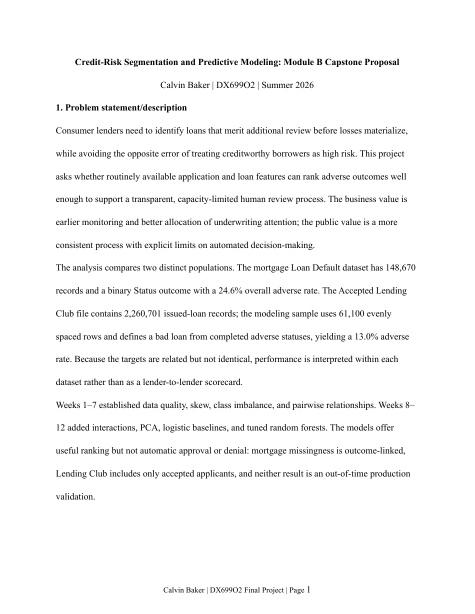
#> input picture tmp/report/rendered_pages/page-01.png, 949 x 1228 px (shown at 1/2 size); its folder holds only this picture in this run
$ python make_contact_sheet.py
#> lines starting #> are read from the running program, lines starting #| are printed output that depends on the picture
from pathlib import Path

from PIL import Image, ImageDraw, ImageFont


ROOT = Path(__file__).resolve().parents[2]
PAGE_DIR = ROOT / "tmp/report/rendered_pages"
OUTPUT = ROOT / "tmp/report/rendered_pages_contact_sheet.png"

pages = sorted(PAGE_DIR.glob("page-*.png"))
thumb_width = 285
thumb_height = 369
label_height = 28
gap = 18
columns = 3
rows = (len(pages) + columns - 1) // columns
sheet = Image.new(
    "RGB",
    (
        columns * thumb_width + (columns + 1) * gap,
        rows * (thumb_height + label_height) + (rows + 1) * gap,
    ),
    "white",
)
#> sheet: PIL image 927x433 RGB; every value is 255
draw = ImageDraw.Draw(sheet)
font = ImageFont.load_default(size=16)

for index, path in enumerate(pages):
    page = Image.open(path).convert("RGB")
#> page is the input picture: PIL image 949x1228 RGB; min 0, max 255, mean 246.6
    page.thumbnail((thumb_width, thumb_height))
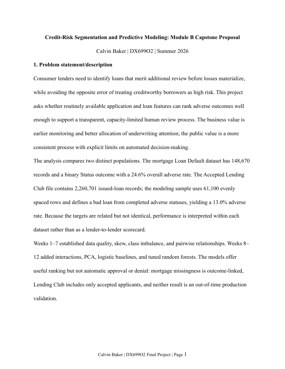
#> page: PIL image 285x369 RGB; min 44, max 255, mean 246.3
    column = index % columns
    row = index // columns
    x = gap + column * (thumb_width + gap)
    y = gap + row * (thumb_height + label_height + gap)
    sheet.paste(page, (x, y))
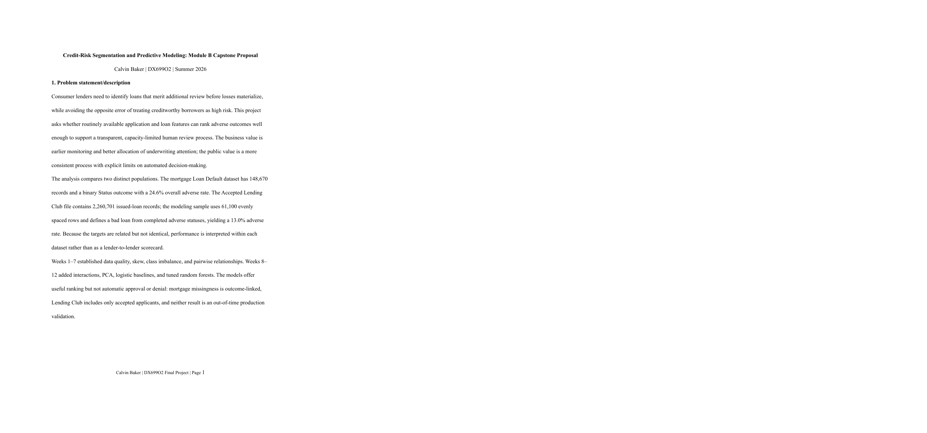
#> sheet: PIL image 927x433 RGB; min 44, max 255, mean 252.7
    draw.text((x, y + thumb_height + 4), f"Page {index + 1}", fill="#111111", font=font)

sheet.save(OUTPUT)
print(OUTPUT)

$ run again, on tmp/report/rendered_pages/page-05.png
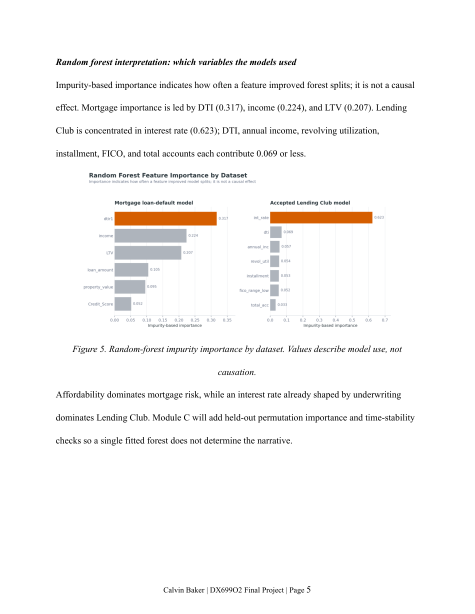
#> input picture tmp/report/rendered_pages/page-05.png, 949 x 1228 px (shown at 1/2 size)
#> page is the input picture: PIL image 949x1228 RGB; mean R, G, B 248.9, 247.9, 247.2
#> `page.thumbnail((thumb_width, thumb_height))`:
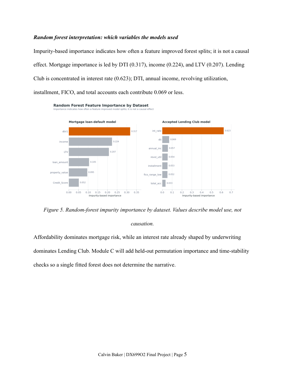
#> page: PIL image 285x369 RGB; mean R, G, B 248.7, 247.8, 247.1
#> `sheet.paste(page, (x, y))`:
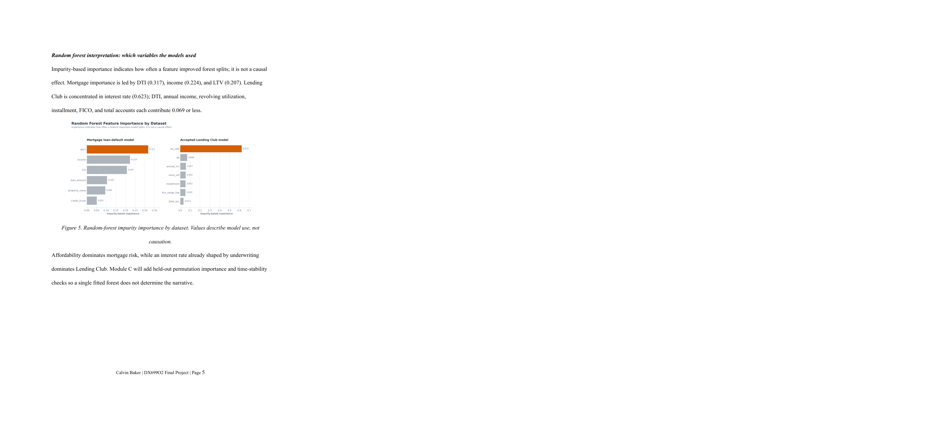
#> sheet: PIL image 927x433 RGB; mean R, G, B 253.4, 253.1, 252.9

$ run again, on tmp/report/rendered_pages/page-06.png
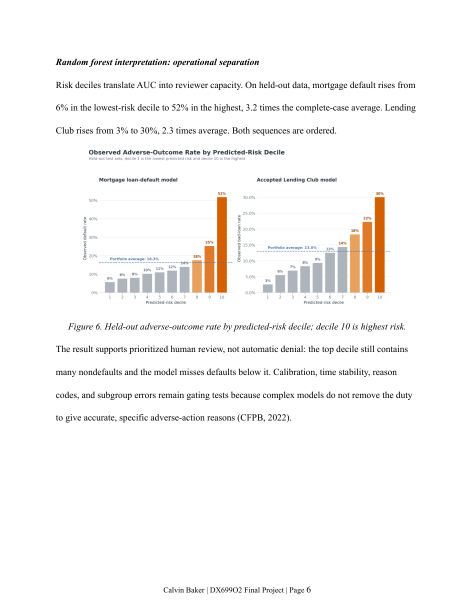
#> input picture tmp/report/rendered_pages/page-06.png, 949 x 1228 px (shown at 1/2 size)
#> page is the input picture: PIL image 949x1228 RGB; mean R, G, B 248.8, 247.6, 246.6
#> `page.thumbnail((thumb_width, thumb_height))`:
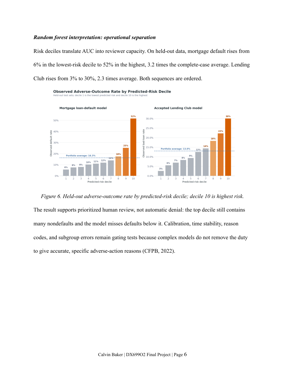
#> page: PIL image 285x369 RGB; mean R, G, B 248.7, 247.4, 246.5
#> `sheet.paste(page, (x, y))`:
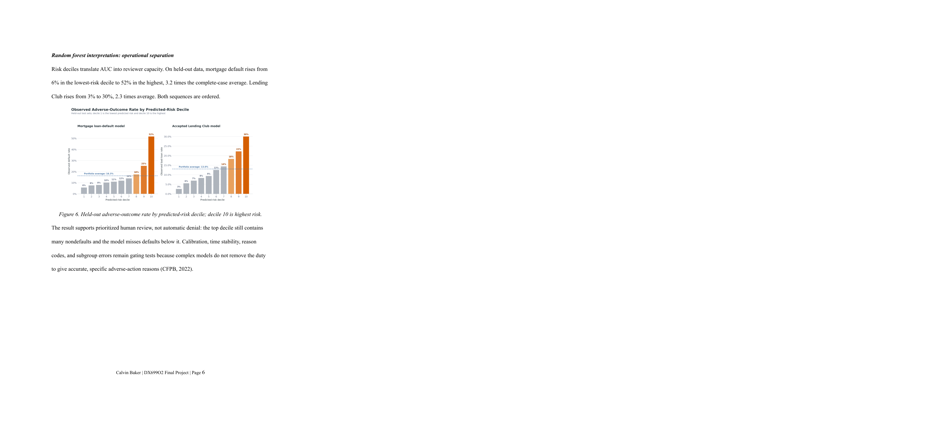
#> sheet: PIL image 927x433 RGB; mean R, G, B 253.3, 253, 252.8

$ run again, on tmp/report/rendered_pages/page-07.png
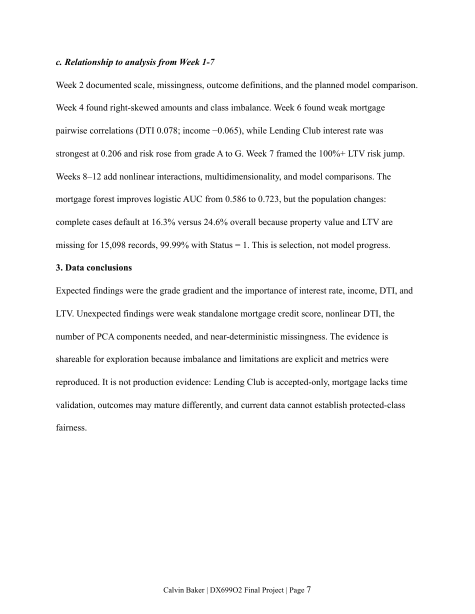
#> input picture tmp/report/rendered_pages/page-07.png, 949 x 1228 px (shown at 1/2 size)
#> page is the input picture: PIL image 949x1228 RGB; min 0, max 255, mean 248.1
#> `page.thumbnail((thumb_width, thumb_height))`:
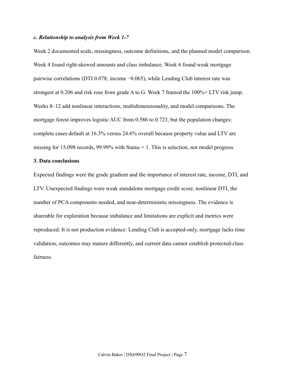
#> page: PIL image 285x369 RGB; min 54, max 255, mean 247.8
#> `sheet.paste(page, (x, y))`:
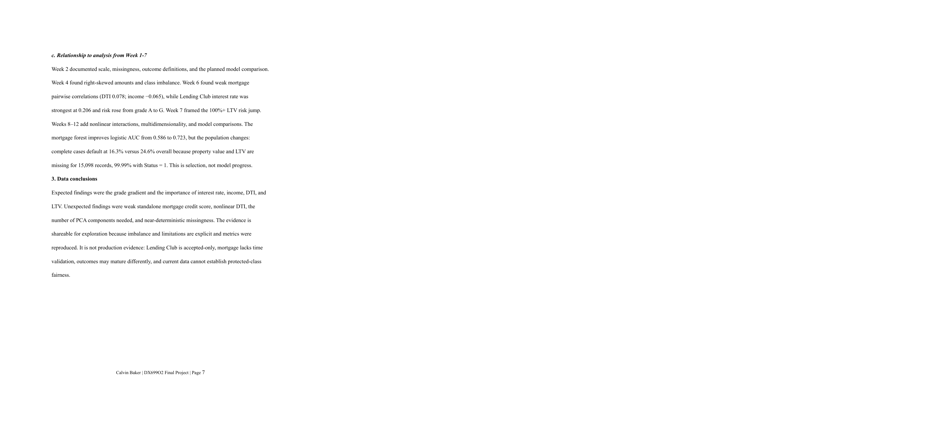
#> sheet: PIL image 927x433 RGB; min 54, max 255, mean 253.1

$ run again, on tmp/report/rendered_pages/page-02.png
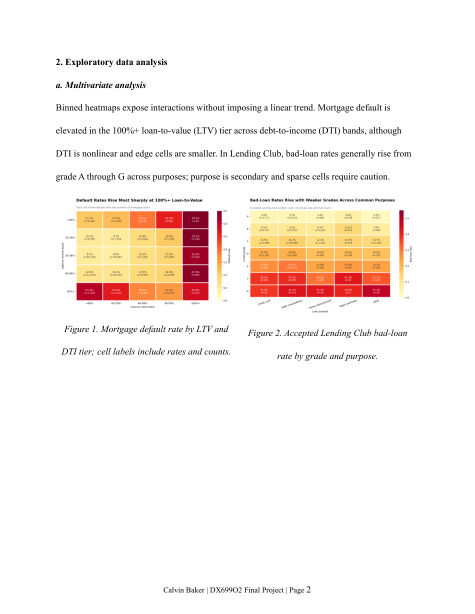
#> input picture tmp/report/rendered_pages/page-02.png, 949 x 1228 px (shown at 1/2 size)
#> page is the input picture: PIL image 949x1228 RGB; mean R, G, B 249.9, 243, 238.6
#> `page.thumbnail((thumb_width, thumb_height))`:
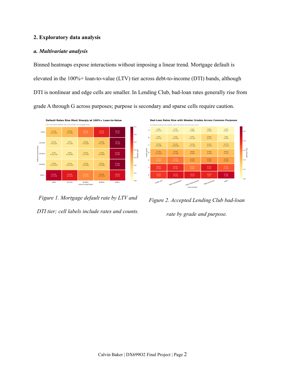
#> page: PIL image 285x369 RGB; mean R, G, B 249.8, 242.9, 238.4
#> `sheet.paste(page, (x, y))`:
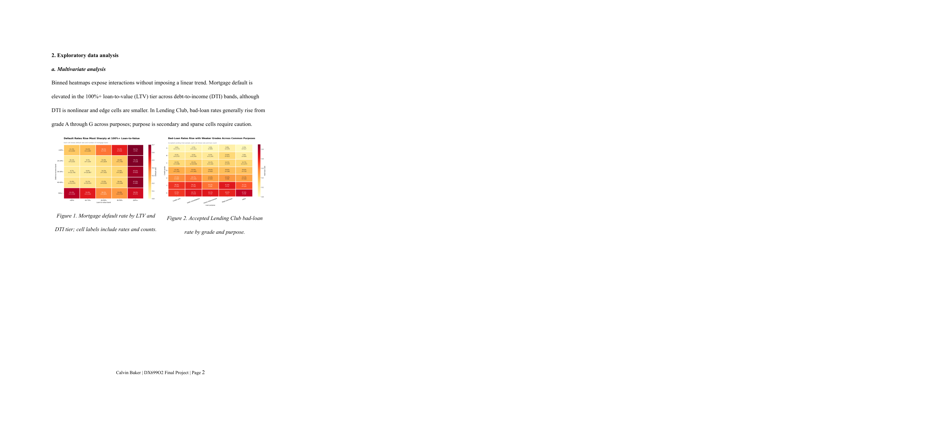
#> sheet: PIL image 927x433 RGB; mean R, G, B 253.6, 251.8, 250.7
